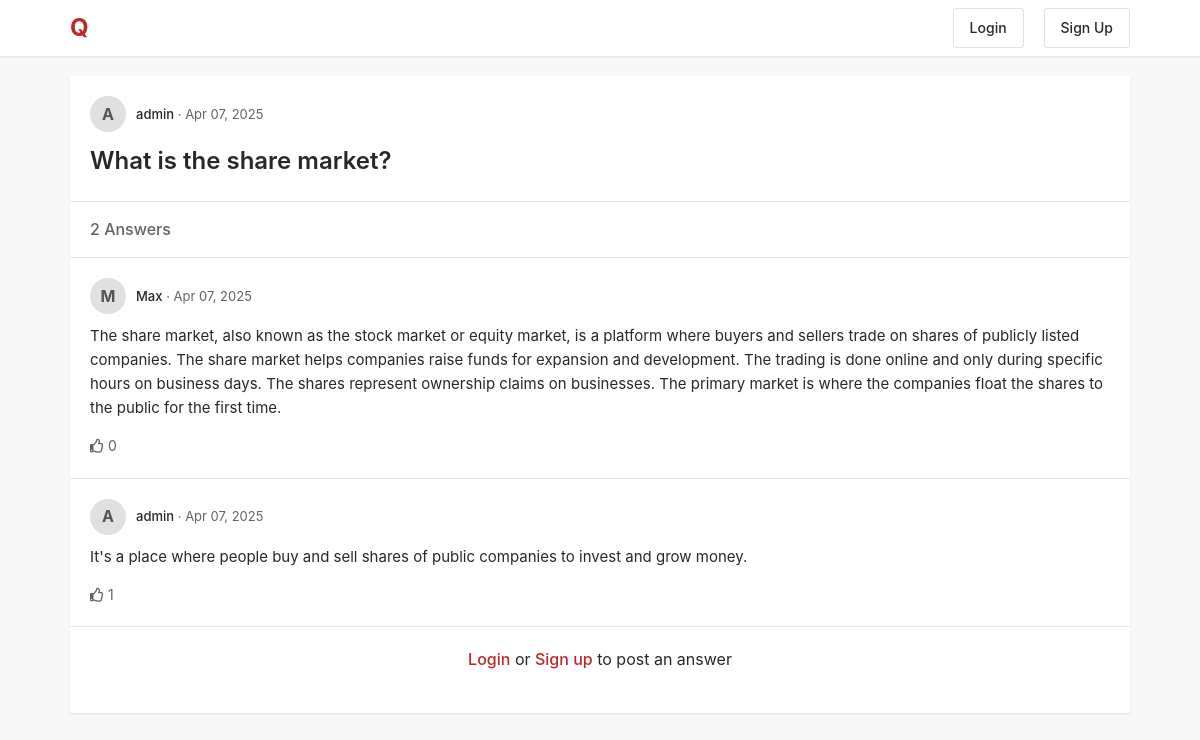
Screenshot of /question/2/ with the database file from the repository.
### core/models.py (models this page shows, shortened)
class Question(models.Model):
    user = models.ForeignKey(User, on_delete=models.CASCADE)
    title = models.CharField(max_length=300)
    created_at = models.DateTimeField(auto_now_add=True)

class Answer(models.Model):
    question = models.ForeignKey(Question, on_delete=models.CASCADE)
    user = models.ForeignKey(User, on_delete=models.CASCADE)
    text = models.TextField()
    created_at = models.DateTimeField(auto_now_add=True)

### core/views.py (the view)
# urls.py: path('question/<int:question_id>/', views.question_detail, name='question_detail'),
def question_detail(request, question_id):
    question = get_object_or_404(Question, pk=question_id)
    answers = question.answer_set.all().order_by('-created_at')
    if request.method == 'POST':
        form = AnswerForm(request.POST)
        if form.is_valid():
            answer = form.save(commit=False)
            answer.user = request.user
            answer.question = question
            answer.save()
            return redirect('question_detail', question_id=question.id)
    else:
        form = AnswerForm()
    return render(request, 'core/question_detail.html', {
        'question': question,
        'answers': answers,
        'form': form
    })

### core/templates/core/question_detail.html (shortened to what this page needs)
{% extends 'core/base.html' %}
{% block content %}
    <div class="question-detail">
        <div class="question-header">
            <div class="user-avatar">
                {{ question.user.username.0|upper }}
            </div>
            <div class="user-info">
                <span class="user-name">{{ question.user.username }}</span> ·
                <span class="post-date">{{ question.created_at|date:"M d, Y" }}</span>
            </div>
        </div>
        <h1 class="question-title">{{ question.title }}</h1>
    </div>
    <div class="answer-section">
        <div class="section-header">
            <h2 class="section-title">{{ answers.count }} Answer{{ answers.count|pluralize }}</h2>
        </div>
        <div class="answer-list">
            {% for answer in answers %}
                <div class="answer">
                    <div class="answer-meta">
                        <div class="user-avatar">
                            {{ answer.user.username.0|upper }}
                        </div>
                        <div class="user-info">
                            <span class="user-name">{{ answer.user.username }}</span> ·
                            <span class="post-date">{{ answer.created_at|date:"M d, Y" }}</span>
                        </div>
                    </div>
                    <div class="answer-text">
                        {{ answer.text }}
                    </div>
                    <div class="answer-actions">
                        <div class="like-count">
                            <i class="far fa-thumbs-up"></i> {{ answer.like_set.count }}
                        </div>
                    </div>
                </div>
            {% endfor %}
        </div>
    </div>
    <div class="post-answer-section">
        {% if user.is_authenticated %}
            <div class="section-header">
                <h2 class="section-title">Your Answer</h2>
            </div>
            <form method="post" class="answer-form">
                {% csrf_token %}
                <div class="form-group">
                    {{ form.text.label_tag }}
                    {{ form.text }}
                    {% if form.text.errors %}
                        <div class="form-error">{{ form.text.errors }}</div>
                    {% endif %}
                </div>
                <button type="submit" class="btn btn-primary">Post Answer</button>
            </form>
        {% else %}
            <div class="login-prompt">
                <p><a href="{% url 'login' %}">Login</a> or <a href="{% url 'signup' %}">Sign up</a> to post an answer</p>
            </div>
        {% endif %}
    </div>
{% endblock %}

### core/templates/core/base.html (shortened to what this page needs)
<!DOCTYPE html>
<html lang="en">
<head>
    <link href="https://cdnjs.cloudflare.com/ajax/libs/font-awesome/5.15.4/css/all.min.css" rel="stylesheet">
</head>
<body>
    <header class="header">
        <div class="header-container">
            <a href="{% url 'home' %}" class="logo">Q</a>
            <div class="nav-links">
                {% if user.is_authenticated %}
                <span class="welcome-text">Welcome, {{ user.username }}!</span>
                <a href="{% url 'post_question' %}" class="btn btn-outline">Ask Question</a>
                <a href="{% url 'logout' %}" class="btn btn-outline">Logout</a>
                {% else %}
                <a href="{% url 'login' %}" class="btn btn-outline">Login</a>
                <a href="{% url 'signup' %}" class="btn btn-outline">
                    Sign Up
                </a>
                {% endif %}
            </div>
        </div>
    </header>
    <div class="container">
        <div class="content-area">
            {% block content %}{% endblock %}
        </div>
    </div>
</body>
</html>

### core/templates/core/base.html (style rules this page uses)
:root { --primary-color: #b92b27; --secondary-color: #fff; --text-color: #282829; --light-gray: #f1f2f2; --border-color: #e2e2e2; --hover-bg: #f7f7f8; }
* { margin: 0; padding: 0; box-sizing: border-box; font-family: -apple-system, BlinkMacSystemFont, 'Segoe UI', Roboto, Oxygen, Ubuntu, Cantarell, sans-serif; }
body { background-color: #f7f7f8; color: var(--text-color); line-height: 1.6; }
.header { background: var(--secondary-color); box-shadow: 0 1px 2px rgba(0, 0, 0, 0.1); position: sticky; top: 0; z-index: 100; padding: 8px 0; }
.header-container { display: flex; align-items: center; justify-content: space-between; max-width: 1100px; margin: 0 auto; padding: 0 20px; }
.logo { font-size: 24px; font-weight: bold; color: var(--primary-color); text-decoration: none; }
.nav-links { display: flex; align-items: center; }
.nav-links a { margin-left: 20px; text-decoration: none; color: var(--text-color); font-weight: 500; font-size: 14px; transition: color 0.2s; }
.btn { padding: 8px 16px; border-radius: 3px; font-weight: 500; cursor: pointer; transition: all 0.2s; font-size: 14px; color: white; }
.btn-outline { border: 1px solid var(--border-color); background-color: transparent; color: var(--text-color); text-decoration: none; }
.container { max-width: 1100px; margin: 20px auto; padding: 0 20px; }
.content-area { background: var(--secondary-color); border-radius: 3px; box-shadow: 0 1px 2px rgba(0, 0, 0, 0.1); }
.question-header { display: flex; align-items: center; margin-bottom: 10px; }
.user-avatar { width: 36px; height: 36px; border-radius: 50%; background-color: #e0e0e0; display: flex; align-items: center; justify-content: center; margin-right: 10px; color: #555; font-weight: bold; }
.user-info { font-size: 13px; color: #636466; }
.user-name { font-weight: 500; color: var(--text-color); }
.question-title { font-size: 18px; font-weight: 600; margin-bottom: 10px; color: var(--text-color); }
.answer { padding: 15px; border-bottom: 1px solid var(--border-color); }
.answer:last-child { border-bottom: none; }
.answer-meta { display: flex; align-items: center; margin-bottom: 10px; }
.answer-text { font-size: 15px; line-height: 1.6; }

### core/templates/core/question_detail.html (style rules this page uses)
.question-detail { padding: 20px; border-bottom: 1px solid var(--border-color); }
.question-title { font-size: 24px; margin: 10px 0 0; font-weight: 600; }
.answer-section { border-bottom: 1px solid var(--border-color); }
.section-header { padding: 15px 20px; border-bottom: 1px solid var(--border-color); }
.section-title { font-size: 16px; font-weight: 500; margin: 0; color: #636466; }
.answer { padding: 20px; border-bottom: 1px solid var(--border-color); }
.answer:last-child { border-bottom: none; }
.answer-actions { display: flex; align-items: center; margin-top: 15px; font-size: 14px; color: #636466; }
.like-count { margin-right: 15px; }
.post-answer-section { padding-bottom: 20px; }
.login-prompt { padding: 20px; text-align: center; }
.login-prompt a { color: var(--primary-color); text-decoration: none; font-weight: 500; }

### rows the page displays
Question: user.username.0 "A", user.username "admin", created_at "Apr 07, 2025", title "What is the share market?"
Answer: user.username.0 "M", user.username "Max", created_at "Apr 07, 2025", text "The share market, also known as the stock market or equity market, is a platform where buyers and sellers trade on shares of publicly listed companies. The share market helps companies raise funds for expansion and development. The trading is done online and only during specific hours on business days. The shares represent ownership claims on businesses. The primary market is where the companies float the shares to the public for the first time.", like_set.count "0"
Answer: user.username.0 "A", user.username "admin", created_at "Apr 07, 2025", text "It's a place where people buy and sell shares of public companies to invest and grow money.", like_set.count "1"

### other values shown
{{ answers.count }} "2"
